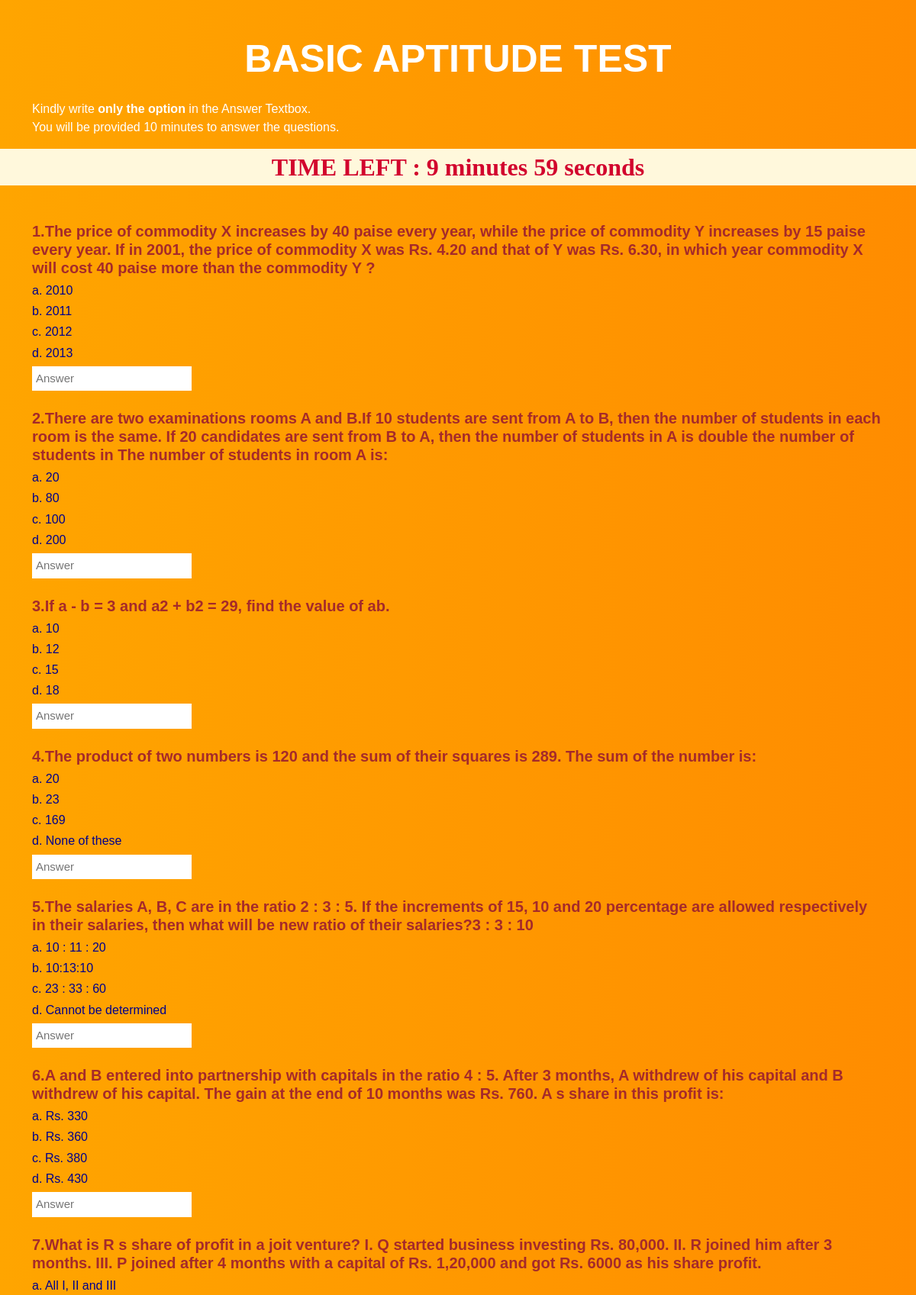
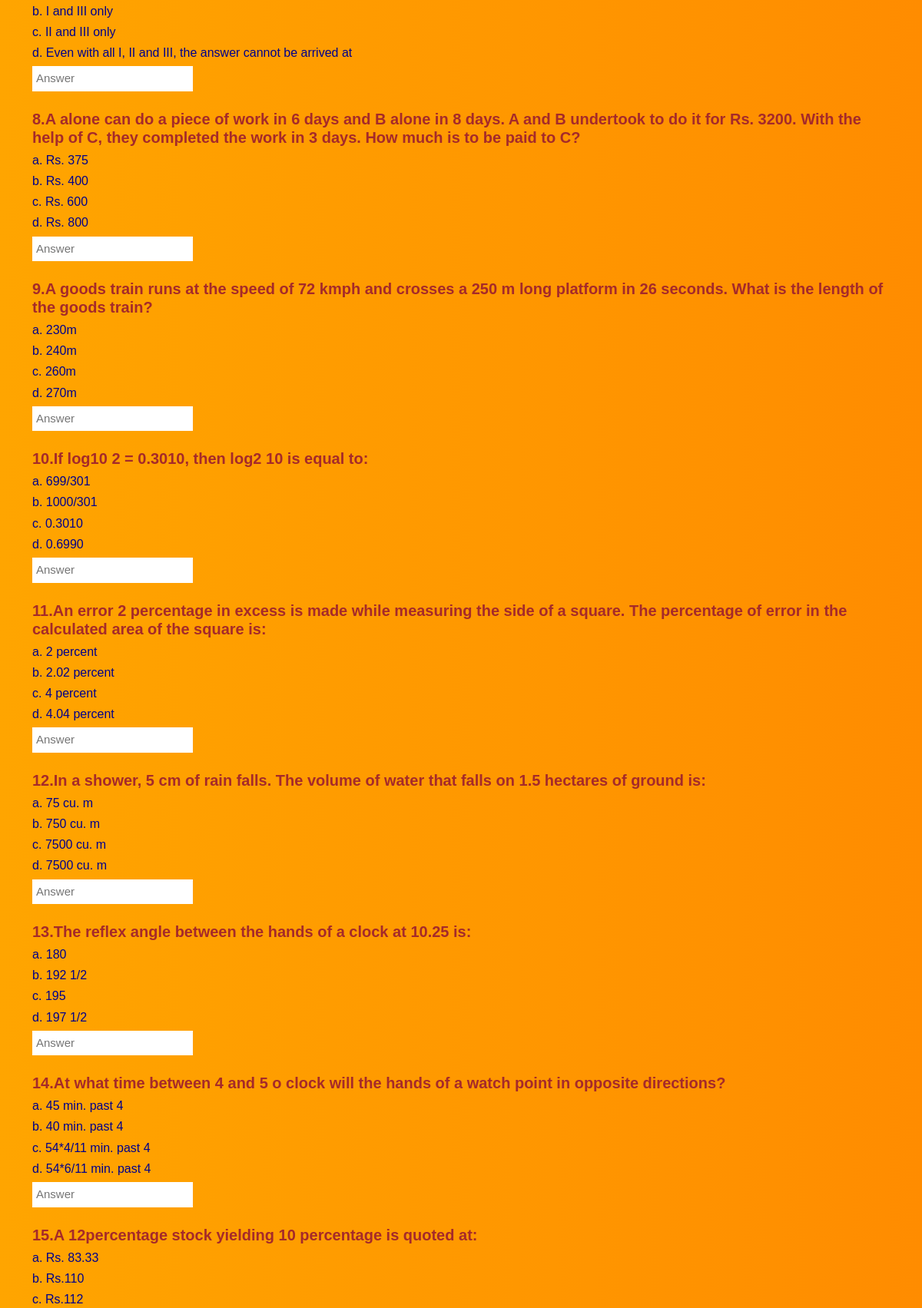
/assessment (upper part), run on the app's committed database (2 pictures, top to bottom).
### app.py (models this page shows)
class Questions(db.Model):
    __tablename__ = 'question'
    id = db.Column(db.Integer,primary_key=True)
    Desc = db.Column(db.String(500),nullable=False)
    Op1 = db.Column(db.String(100))
    Op2 = db.Column(db.String(100))
    Op3 = db.Column(db.String(100))
    Op4 = db.Column(db.String(100))
    Ans=db.Column(db.String(100))

### app.py (the view, shortened to what this page needs)
@app.route('/assessment',methods=['POST', 'GET'])
def assessment():
    db = connect_db()
    cur = db.execute('select * from question')
    ques = [dict( Id=row[0],Desc=row[1],Op1=row[2],Op2=row[3],Op3=row[4],Op4=row[5],Ans=row[6]) for row in cur.fetchall()]
    db.close()
    array=['ans1','ans2','ans3','ans4','ans5','ans6','ans7','ans8','ans9','ans10','ans11','ans12','ans13','ans14','ans15']
    return render_template('assessment.html',ques=ques)

### app.py (called while the page is built)
def connect_db():
    return sqlite3.connect('recsys.db')

@app.before_request
def before_request():
    if 'username' in session:
        g.user = session['username']

### templates/assessment.html (shortened to what this page needs)
<!DOCTYPE html>
<html lang="en">
<head>
  <link rel="stylesheet" href="{{url_for('static',filename='style.css')}}">
  <link href="https://cdn.jsdelivr.net/npm/bootstrap@5.0.0-beta3/dist/css/bootstrap.min.css" rel="stylesheet">
  <link rel="stylesheet" href="https://stackpath.bootstrapcdn.com/font-awesome/4.7.0/css/font-awesome.min.css">
</head>
<body>
<section id="banner">
  <div class="container">
    <div class="row">
      <p class="promo-title text-center">
        BASIC APTITUDE TEST
      </p>
      <p>
       Kindly write <b>only the option</b>  in the Answer Textbox.<br>
       You will be provided 10 minutes to answer the questions.
      </p>
    </div>
  </div>
</section>
<div class="quiz-time sticky-top" id="quiz-time-left">
</div>
 <section id="banner">
    <div class="container">
      <div class="row">
        <form name="form" method="POST" action=/assessment enctype="multipart/form-data" >
          <br><br>
            <h5>1.{{ ques[0]['Desc'] }}</h5>
            <h6 value="a">a. {{ ques[0]['Op1'] }}  </h6>
            <h6 value="b">b. {{ ques[0]['Op2'] }}  </h6>
            <h6 value="c">c. {{ ques[0]['Op3'] }}  </h6>
            <h6 value="d">d. {{ ques[0]['Op4'] }}  </h6>
            <input type="text" id="ans1" name="ans1"  placeholder="Answer" >
           <br><br>
            <h5>2.{{ ques[1]['Desc'] }}</h5>
            <h6 value="a">a. {{ ques[1]['Op1'] }}  </h6>
            <h6 value="b">b. {{ ques[1]['Op2'] }}  </h6>
            <h6 value="c">c. {{ ques[1]['Op3'] }}  </h6>
            <h6 value="d">d. {{ ques[1]['Op4'] }}  </h6>
            <input type="text" id="ans2" name="ans2"  placeholder="Answer" >
            <br><br>
            <h5>3.{{ ques[2]['Desc'] }}</h5>
            <h6 value="a">a. {{ ques[2]['Op1'] }}  </h6>
            <h6 value="b">b. {{ ques[2]['Op2'] }}  </h6>
            <h6 value="c">c. {{ ques[2]['Op3'] }}  </h6>
            <h6 value="d">d. {{ ques[2]['Op4'] }}  </h6>
            <input type="text" id="ans3" name="ans3"  placeholder="Answer" >
            <br><br>
            <h5>4.{{ ques[3]['Desc'] }}</h5>
            <h6 value="a">a. {{ ques[3]['Op1'] }}  </h6>
            <h6 value="b">b. {{ ques[3]['Op2'] }}  </h6>
            <h6 value="c">c. {{ ques[3]['Op3'] }}  </h6>
            <h6 value="d">d. {{ ques[3]['Op4'] }}  </h6>
            <input type="text" id="ans4" name="ans4"  placeholder="Answer" >
            <br><br>
            <h5>5.{{ ques[4]['Desc'] }}</h5>
            <h6 value="a">a. {{ ques[4]['Op1'] }}  </h6>
            <h6 value="b">b. {{ ques[4]['Op2'] }}  </h6>
            <h6 value="c">c. {{ ques[4]['Op3'] }}  </h6>
            <h6 value="d">d. {{ ques[4]['Op4'] }}  </h6>
            <input type="text" id="ans5" name="ans5"  placeholder="Answer" >
            <br><br>
            <h5>6.{{ ques[5]['Desc'] }}</h5>
            <h6 value="a">a. {{ ques[5]['Op1'] }}  </h6>
            <h6 value="b">b. {{ ques[5]['Op2'] }}  </h6>
            <h6 value="c">c. {{ ques[5]['Op3'] }}  </h6>
            <h6 value="d">d. {{ ques[5]['Op4'] }}  </h6>
            <input type="text" id="ans6" name="ans6"  placeholder="Answer" >
            <br><br>
            <h5>7.{{ ques[6]['Desc'] }}</h5>
            <h6 value="a">a. {{ ques[6]['Op1'] }}  </h6>
            <h6 value="b">b. {{ ques[6]['Op2'] }}  </h6>
            <h6 value="c">c. {{ ques[6]['Op3'] }}  </h6>
            <h6 value="d">d. {{ ques[6]['Op4'] }}  </h6>
            <input type="text" id="ans7" name="ans7"  placeholder="Answer" >
            <br><br>
            <h5>8.{{ ques[7]['Desc'] }}</h5>
            <h6 value="a">a. {{ ques[7]['Op1'] }}  </h6>
            <h6 value="b">b. {{ ques[7]['Op2'] }}  </h6>
            <h6 value="c">c. {{ ques[7]['Op3'] }}  </h6>
            <h6 value="d">d. {{ ques[7]['Op4'] }}  </h6>
            <input type="text" id="ans8" name="ans8"  placeholder="Answer" >
            <br><br>
            <h5>9.{{ ques[8]['Desc'] }}</h5>
            <h6 value="a">a. {{ ques[8]['Op1'] }}  </h6>
            <h6 value="b">b. {{ ques[8]['Op2'] }}  </h6>
            <h6 value="c">c. {{ ques[8]['Op3'] }}  </h6>
            <h6 value="d">d. {{ ques[8]['Op4'] }}  </h6>
            <input type="text" id="ans9" name="ans9"  placeholder="Answer" >
            <br><br>
            <h5>10.{{ ques[9]['Desc'] }}</h5>
            <h6 value="a">a. {{ ques[9]['Op1'] }}  </h6>
            <h6 value="b">b. {{ ques[9]['Op2'] }}  </h6>
            <h6 value="c">c. {{ ques[9]['Op3'] }}  </h6>
            <h6 value="d">d. {{ ques[9]['Op4'] }}  </h6>
            <input type="text" id="ans10" name="ans10"  placeholder="Answer" >
            <br><br>
            <h5>11.{{ ques[10]['Desc'] }}</h5>
            <h6 value="a">a. {{ ques[10]['Op1'] }}  </h6>
            <h6 value="b">b. {{ ques[10]['Op2'] }}  </h6>
            <h6 value="c">c. {{ ques[10]['Op3'] }}  </h6>
            <h6 value="d">d. {{ ques[10]['Op4'] }}  </h6>
            <input type="text" id="ans11" name="ans11"  placeholder="Answer" >
            <br><br>
            <h5>12.{{ ques[11]['Desc'] }}</h5>
            <h6 value="a">a. {{ ques[11]['Op1'] }}  </h6>
            <h6 value="b">b. {{ ques[11]['Op2'] }}  </h6>
            <h6 value="c">c. {{ ques[11]['Op3'] }}  </h6>
            <h6 value="d">d. {{ ques[11]['Op4'] }}  </h6>
            <input type="text" id="ans12" name="ans12"  placeholder="Answer" >
            <br><br>
            <h5>13.{{ ques[12]['Desc'] }}</h5>
            <h6 value="a">a. {{ ques[12]['Op1'] }}  </h6>
            <h6 value="b">b. {{ ques[12]['Op2'] }}  </h6>
            <h6 value="c">c. {{ ques[12]['Op3'] }}  </h6>
            <h6 value="d">d. {{ ques[12]['Op4'] }}  </h6>
            <input type="text" id="ans13" name="ans13"  placeholder="Answer" >
            <br><br>
            <h5>14.{{ ques[13]['Desc'] }}</h5>
            <h6 value="a">a. {{ ques[13]['Op1'] }}  </h6>
            <h6 value="b">b. {{ ques[13]['Op2'] }}  </h6>
            <h6 value="c">c. {{ ques[13]['Op3'] }}  </h6>
            <h6 value="d">d. {{ ques[13]['Op4'] }}  </h6>
            <input type="text" id="ans14" name="ans14"  placeholder="Answer" >
            <br><br>
            <h5>15.{{ ques[14]['Desc'] }}</h5>
            <h6 value="a">a. {{ ques[14]['Op1'] }}  </h6>
            <h6 value="b">b. {{ ques[14]['Op2'] }}  </h6>
            <h6 value="c">c. {{ ques[14]['Op3'] }}  </h6>
            <br><br>
          <br>
        </form>
      </div>
    </div>
  </section>
</body>
</html>

### static/style.css (style rules this page uses)
* { margin: 0; padding: 0; }
body { font-family: sans-serif; }
#banner { background-image: linear-gradient(to right, #ffa500, #ff8c00); color: #fff; padding: top 5%; }
.promo-title { font-size: 40px; font-weight: 600; margin-top: 100px; }

### templates/assessment.html (style rules this page uses)
* { margin: 0; padding: 0; }
body { font-family: sans-serif; }
#banner { background-image: linear-gradient(to right, #ffa500, #ff8c00); color: #fff; padding: top 5%; }
.promo-title { font-size: 50px; font-weight: 800; margin-top: 40px; }
.quiz-time { background-color:cornsilk; text-align: center; font-family: 'Times New Roman', Times, serif; font-weight: bolder; font-size: xx-large; }
input { padding: 5px 5px; font-size: 15px; color:black; background-color:white; border: 2px black; }
h5 { color: brown; font-weight: bold; }
h6 { color:darkblue; }

### data on the page
Questions: Desc "The price of commodity X increases by 40 paise every year, while the price of commodity Y increases by 15 paise every year. If in 2001, the price of commodity X was Rs. 4.20 and that of Y was Rs. 6.30, in which year commodity X will cost 40 paise more than the commodity Y ?", Op1 "2010", Op2 "2011", Op3 "2012", Op4 "2013"
Questions: Desc "There are two examinations rooms A and B.If 10 students are sent from A to B, then the number of students in each room is the same. If 20 candidates are sent from B to A, then the number of students in A is double the number of students in The number of students in room A is:", Op1 "20", Op2 "80", Op3 "100", Op4 "200"
Questions: Desc "If a - b = 3 and a2 + b2 = 29, find the value of ab.", Op1 "10", Op2 "12", Op3 "15", Op4 "18"
Questions: Desc "The product of two numbers is 120 and the sum of their squares is 289. The sum of the number is:", Op1 "20", Op2 "23", Op3 "169", Op4 "None of these"
Questions: Desc "The salaries A, B, C are in the ratio 2 : 3 : 5. If the increments of 15, 10 and 20 percentage are allowed respectively in their salaries, then what will be new ratio of their salaries?3 : 3 : 10", Op1 "10 : 11 : 20", Op2 "10:13:10", Op3 "23 : 33 : 60", Op4 "Cannot be determined"
Questions: Desc "A and B entered into partnership with capitals in the ratio 4 : 5. After 3 months, A withdrew of his capital and B withdrew of his capital. The gain at the end of 10 months was Rs. 760. A s share in this profit is:", Op1 "Rs. 330", Op2 "Rs. 360", Op3 "Rs. 380", Op4 "Rs. 430"
Questions: Desc "What is R s share of profit in a joit venture? I. Q started business investing Rs. 80,000. II. R joined him after 3 months. III. P joined after 4 months with a capital of Rs. 1,20,000 and got Rs. 6000 as his share profit.", Op1 "All I, II and III", Op2 "I and III only", Op3 "II and III only", Op4 "Even with all I, II and III, the answer cannot be arrived at"
Questions: Desc "A alone can do a piece of work in 6 days and B alone in 8 days. A and B undertook to do it for Rs. 3200. With the help of C, they completed the work in 3 days. How much is to be paid to C?", Op1 "Rs. 375", Op2 "Rs. 400", Op3 "Rs. 600", Op4 "Rs. 800"
Questions: Desc "A goods train runs at the speed of 72 kmph and crosses a 250 m long platform in 26 seconds. What is the length of the goods train?", Op1 "230m", Op2 "240m", Op3 "260m", Op4 "270m"
Questions: Desc "If log10 2 = 0.3010, then log2 10 is equal to:", Op1 "699/301", Op2 "1000/301", Op3 "0.3010", Op4 "0.6990"
Questions: Desc "An error 2 percentage in excess is made while measuring the side of a square. The percentage of error in the calculated area of the square is:", Op1 "2 percent", Op2 "2.02 percent", Op3 "4 percent", Op4 "4.04 percent"
Questions: Desc "In a shower, 5 cm of rain falls. The volume of water that falls on 1.5 hectares of ground is:", Op1 "75 cu. m", Op2 "750 cu. m", Op3 "7500 cu. m", Op4 "7500 cu. m"
Questions: Desc "The reflex angle between the hands of a clock at 10.25 is:", Op1 "180", Op2 "192 1/2", Op3 "195", Op4 "197 1/2"
Questions: Desc "At what time between 4 and 5 o clock will the hands of a watch point in opposite directions?", Op1 "45 min. past 4", Op2 "40 min. past 4", Op3 "54*4/11 min. past 4", Op4 "54*6/11 min. past 4"
Questions: Desc "A 12percentage stock yielding 10 percentage is quoted at:", Op1 "Rs. 83.33", Op2 "Rs.110", Op3 "Rs.112"
